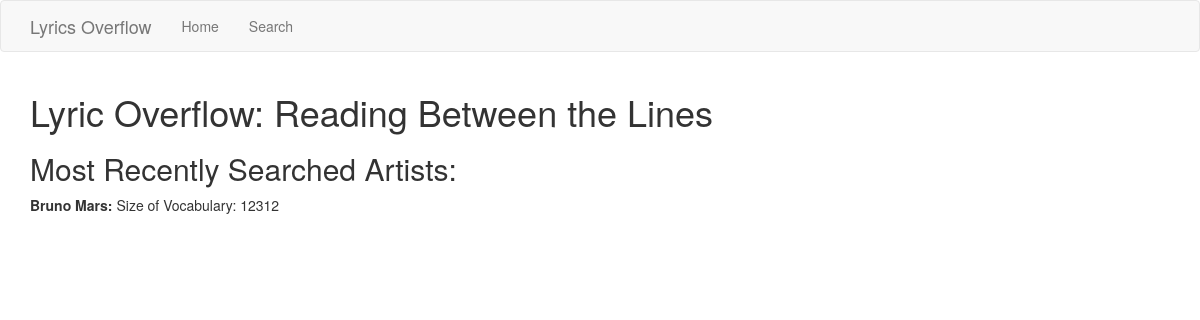
The page /index on the database as committed earlier.
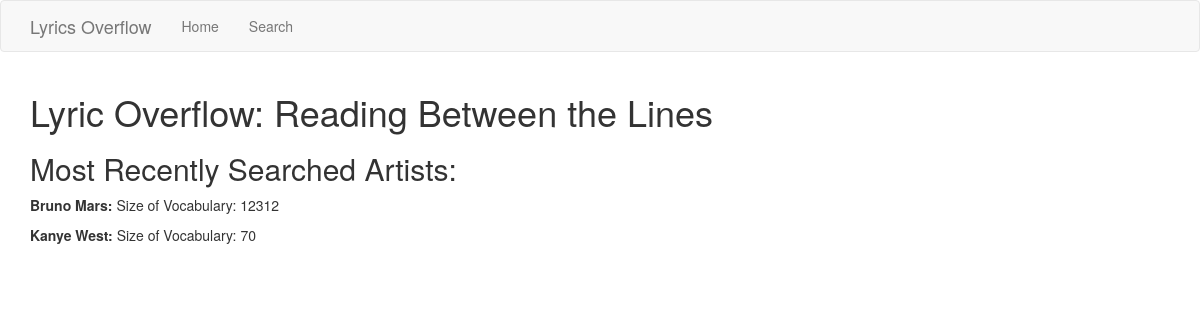
The same page on the database as committed later.
### app/models.py (models this page shows, shortened)
class Artist(db.Model):
    id = db.Column(db.Integer, primary_key=True)
    name = db.Column(db.String(64), index=True, unique=True)
    unique_word_count = db.Column(db.Integer())
    narcissism_rating = db.Column(db.Integer())
    genre = db.Column(db.String(64), index=True, unique=False)

### app/routes.py (the view)
@app.route('/')
@app.route('/index')
def index():
    posts = models.Artist.query.all()[:5]
    return render_template('index.html', title='Home', posts=posts)

### app/templates/index.html
{% extends "base.html" %}
{% import 'bootstrap/wtf.html' as wtf %}
{% block app_content %}
    <h1>Lyric Overflow: Reading Between the Lines</h1>
    <h2>Most Recently Searched Artists:</h2>
    {% for post in posts %}
        <div>
            <p>
                <b>{{ post.name }}:</b> Size of Vocabulary: {{ post.unique_word_count }}
            </p>
        </div>
    {% endfor %}
{% endblock %}

### app/templates/base.html (shortened to what this page needs)
{% extends 'bootstrap/base.html' %}
{% block navbar %}
    <nav class="navbar navbar-default">
<div class="container">
    <div class="navbar-header">
                <a class="navbar-brand" href="{{ url_for('index') }}">Lyrics Overflow</a>
            </div>
            <div class="collapse navbar-collapse" id="bs-example-navbar-collapse-1">
                <ul class="nav navbar-nav">
                    <li><a href="{{ url_for('index') }}">Home</a></li>
                    <li><a href="{{ url_for('search') }}">Search</a></li>
                </ul>
            </div>
        </div>
    </nav>
{% endblock %}
{% block content %}
    <div class="container">
        {% block app_content %}{% endblock %}
    </div>
{% endblock %}

Rows that differ between the two databases and show on the page:
added Artist: name "Kanye West", unique_word_count "70"
